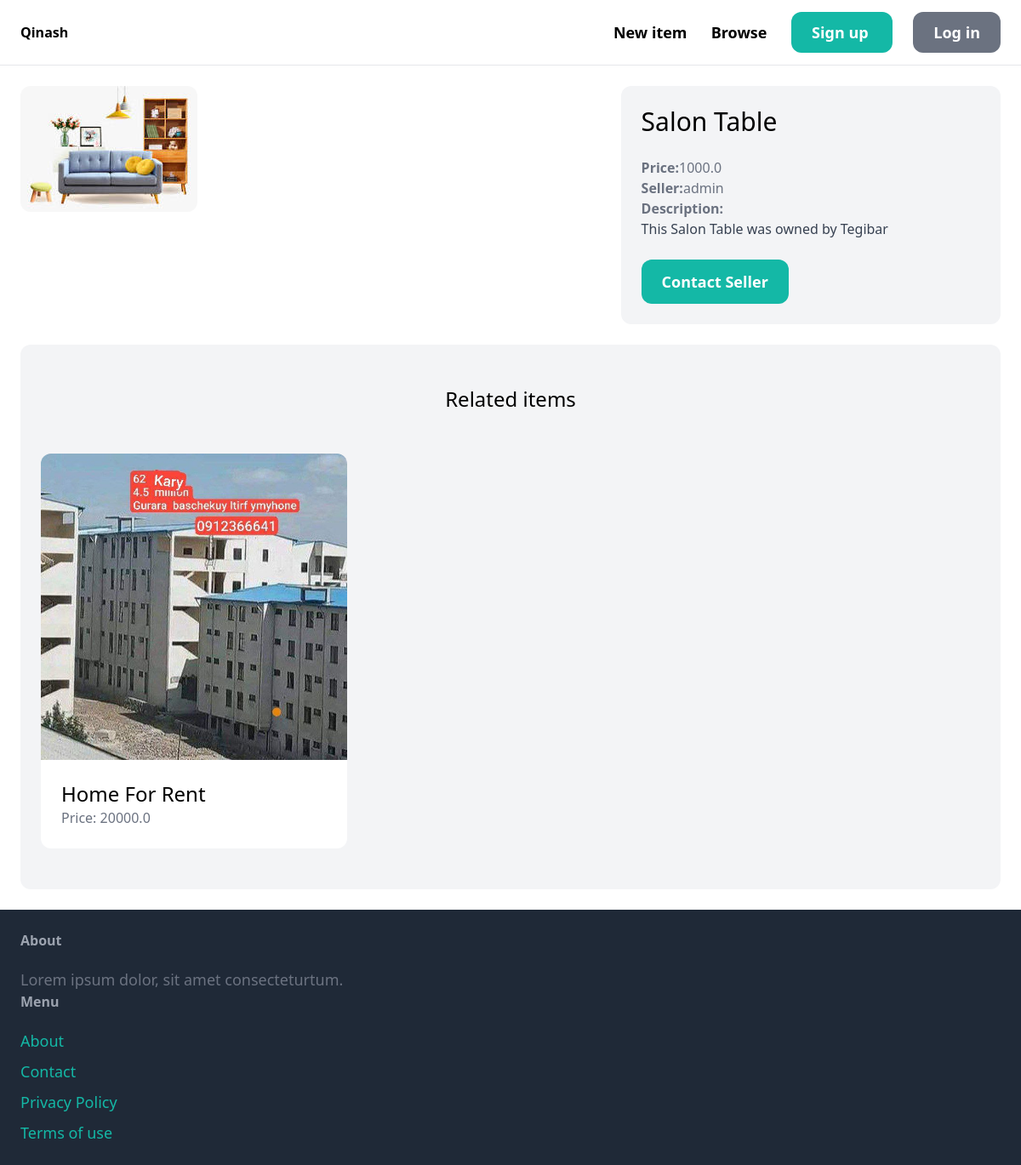
The page /items/2/ on the database as committed earlier.
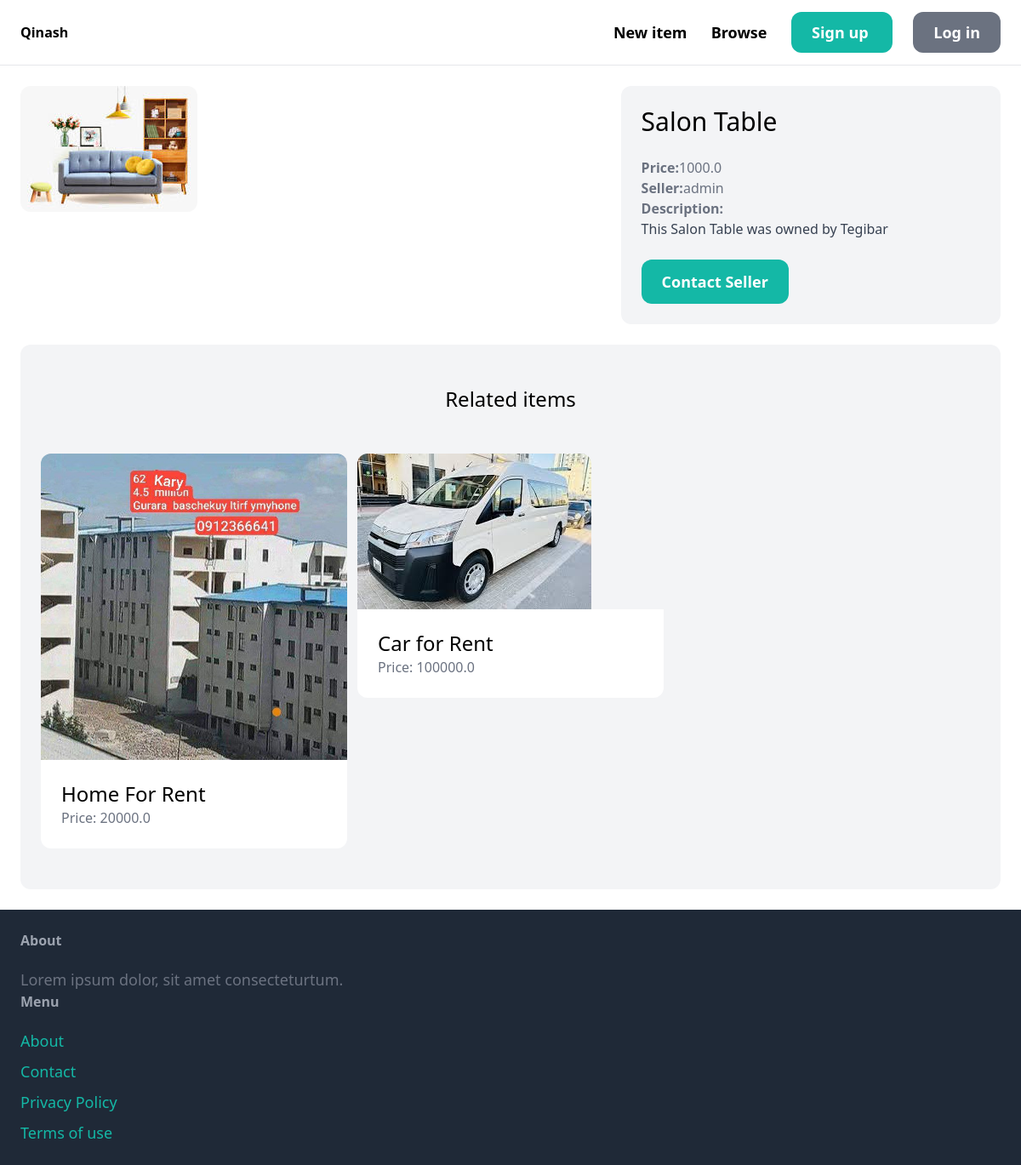
The same page on the database as committed later.
### item/models.py (models this page shows, shortened)
class Item(models.Model):
    category=models.ForeignKey(Category, related_name='items', on_delete=models.CASCADE)
    name=models.CharField(max_length=255)
    description=models.TextField(blank=True, null=True)
    price=models.FloatField()
    image = models.ImageField(upload_to='item_images', blank=True, null=True)
    is_sold=models.BooleanField(default=False)
    created_by=models.ForeignKey(User, related_name='items', on_delete=models.CASCADE)
    created_at=models.DateTimeField(auto_now_add=True)

### item/views.py (the view)
# urls.py: path('<int:pk>/', views.detail, name='detail'),
def detail(request, pk):
    item = get_object_or_404(Item, pk=pk)
    related_items =Item.objects.filter(category=item.category, is_sold=False).exclude(pk=pk)[0:3]
    return render(request, 'item/detail.html', {
        'item':item,
        'related_items':related_items
    })

### item/templates/item/detail.html (shortened to what this page needs)
{% extends 'core/base.html' %}
{% block content %}
<div class="grid grid-cols-5 gap-6">
    <div class="col-span-3">
        <img src="{{item.image.url}}" class="rounded-xl">
    </div>
    <div class="col-span-2 p-6 bg-gray-100 rounded-xl">
        <h1 class="mb-6 text-3xl"> {{ item.name }} </h1>
        <p class="text-gray-500"><strong>Price:</strong>{{ item.price}}</p>
        <p class="text-gray-500"><strong>Seller:</strong>{{ item.created_by.username}}</p>
        {% if item.description %}
            <p class="text-gray-700">
                <strong class="text-gray-500">Description:</strong><br>
                {{item.description}}
            </p>
        {% endif %}
        {% if request.user == item.created_by %}
            <div class="mt-6 p-6 bg-white rounded-xl">
                <h1>This is your item!</h1>
                <a href="{% url 'item:edit' item.id %}" class="inline-block mt-6 px-6 py-3 text-lg font-semibold bg-teal-500 text-white rounded-xl">Edit</a>
                <a href="{% url 'item:delete' item.id %}" class="inline-block mt-6 px-6 py-3 text-lg font-semibold bg-red-500 text-white rounded-xl">Delete</a>
            </div>
        {% else %}
            <a href="{% url 'conversation:new' item.id %}" class="inline-block mt-6 px-6 py-3 text-lg font-semibold bg-teal-500 text-white rounded-xl hover:bg-teal-700">Contact Seller</a>
        {% endif %}
    </div>
</div>
<div class="mt-6 px-6 py-12 bg-gray-100 rounded-xl">
    <h2 class="mb-12 text-2xl text-center"> Related items </h2>
<div class="grid grid-cols-3 gap-3">
    {% for item in related_items %}
        <div>
            <a href="{% url 'item:detail' item.id %}">
                <div>
                    <img src="{{ item.image.url }}" class="rounded-t-xl">
                </div>
                <div class="p-6 bg-white rounded-b-xl">
                    <h2 class="text-2xl">{{ item.name }}</h2>
                    <p class="text-gray-500">Price: {{ item.price }}</p>
                </div>
            </a>
        </div>
    {% endfor %}
</div>
</div>
{% endblock %}

Rows that differ between the two databases and show on the page:
added Item: image (picture), name "Car for Rent", price "100000.0"
